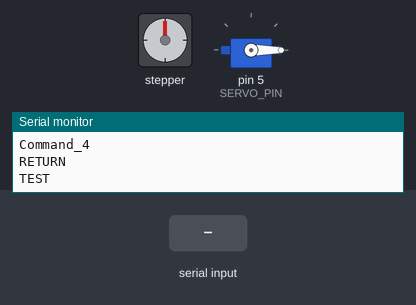
This sketch was run on a simulated Arduino Uno, built with avr-gcc and run on an emulated ATmega328P. Parts: stepper motor, servo, the last lines printed to the serial monitor. Wiring (inferred from the names in the program): stepper motor driver (200 steps per turn assumed): step pin 3; direction pin 2. Inputs (shaded band) come from the test bench.

Above: at 2.2 s.
2.3 s: "Command_1\n" received over Serial
At 4.9 s:
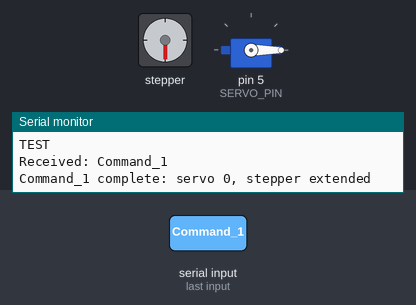
5.2 s: "TEST\n" received over Serial
At 6.5 s:
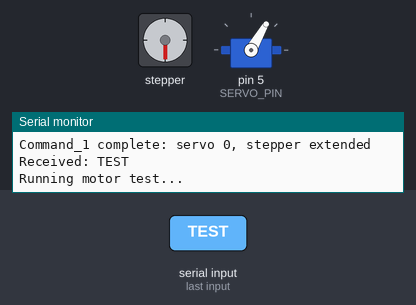
10.7 s: "RETURN\n" received over Serial
13.7 s: "Command_2\n" received over Serial
At 15.1 s:
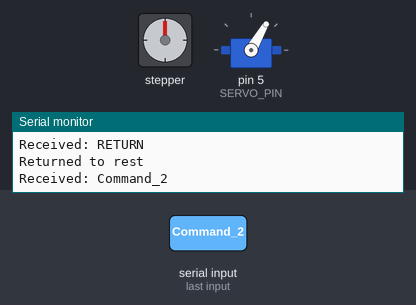
Timing chart, 0 to 16.9 s (numbered marks = the images above; inputs shaded):
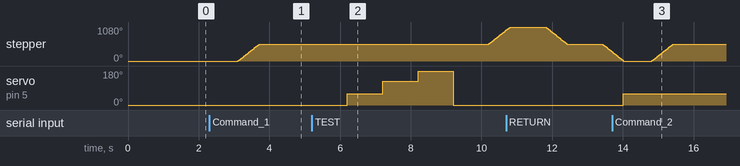

Measured:
- after the input at 2.3 s, stepper: turns 540° clockwise in 0.60 s, starting after 0.81 s
- after the input at 5.2 s, stepper: turns 433° clockwise in 0.48 s, starting after 5.0 s; servo on pin 5 (SERVO_PIN): 0° → 60° after 1.0 s, → 125° 1.0 s later, → 180° 1.0 s later, → 0° 1.0 s later
- after the input at 13.7 s, servo on pin 5 (SERVO_PIN): 0° → 60° after 0.32 s

The sketch:

project_servo_stepper.ino
```cpp
#include <Servo.h>

// -------------------- Pin Definitions --------------------
const int SERVO_PIN = 5;

const int DIR_PIN = 2;
const int STEP_PIN = 3;

// Optional enable pin
const int ENABLE_PIN = 8;
const bool USE_ENABLE_PIN = false;

// -------------------- Servo --------------------
Servo myServo;

// For 270-degree servo
const int SERVO_MIN_US = 500;
const int SERVO_MAX_US = 2500;
const int SERVO_MAX_DEG = 270;

// -------------------- Stepper Settings --------------------
int stepDelayMicros = 1000;

// Change this until one full stepper rotation is correct
const int STEPS_PER_ROTATION = 300;

bool liftExtended = false;

void setup() {
  Serial.begin(9600);

  pinMode(DIR_PIN, OUTPUT);
  pinMode(STEP_PIN, OUTPUT);

  if (USE_ENABLE_PIN) {
    pinMode(ENABLE_PIN, OUTPUT);
    digitalWrite(ENABLE_PIN, LOW);
  }

  myServo.attach(SERVO_PIN);
  moveServoDegrees(0);

  Serial.println("Arduino ready.");
  Serial.println("Commands:");
  Serial.println("Command_1");
  Serial.println("Command_2");
  Serial.println("Command_3");
  Serial.println("Command_4");
  Serial.println("RETURN");
  Serial.println("TEST");

  delay(1000);
}

void loop() {
  if (Serial.available() > 0) {
    String command = Serial.readStringUntil('\n');
    command.trim();

    Serial.print("Received: ");
    Serial.println(command);

    if (command == "Command_1" && liftExtended == false) {
      moveServoDegrees(0);
      delay(800);
      moveStepper(true, STEPS_PER_ROTATION);
      liftExtended = true;
      Serial.println("Command_1 complete: servo 0, stepper extended");
    }

    else if (command == "Command_2" && liftExtended == false) {
      moveServoDegrees(90);
      delay(800);
      moveStepper(true, STEPS_PER_ROTATION);
      liftExtended = true;
      Serial.println("Command_2 complete: servo 90, stepper extended");
    }

    else if (command == "Command_3" && liftExtended == false) {
      moveServoDegrees(180);
      delay(800);
      moveStepper(true, STEPS_PER_ROTATION);
      liftExtended = true;
      Serial.println("Command_3 complete: servo 180, stepper extended");
    }

    else if (command == "Command_4" && liftExtended == false) {
      moveServoDegrees(270);
      delay(800);
      moveStepper(true, STEPS_PER_ROTATION);
      liftExtended = true;
      Serial.println("Command_4 complete: servo 270, stepper extended");
    }

    else if (command == "RETURN" && liftExtended == true) {
      moveStepper(false, STEPS_PER_ROTATION);
      liftExtended = false;
      Serial.println("Returned to rest");
    }

    else if (command == "TEST") {
      runMotorTest();
    }

    else {
      Serial.print("Ignored or unknown command: ");
      Serial.println(command);
    }
  }
}

void moveServoDegrees(int degrees) {
  degrees = constrain(degrees, 0, SERVO_MAX_DEG);

  int pulseWidth = map(degrees, 0, SERVO_MAX_DEG, SERVO_MIN_US, SERVO_MAX_US);

  myServo.writeMicroseconds(pulseWidth);
}

void moveStepper(bool clockwise, int steps) {
  digitalWrite(DIR_PIN, clockwise ? HIGH : LOW);
  delayMicroseconds(50);

  for (int i = 0; i < steps; i++) {
    digitalWrite(STEP_PIN, HIGH);
    delayMicroseconds(stepDelayMicros);

    digitalWrite(STEP_PIN, LOW);
    delayMicroseconds(stepDelayMicros);
  }
}

void runMotorTest() {
  Serial.println("Running motor test...");

  moveServoDegrees(0);
  delay(1000);

  moveServoDegrees(90);
  delay(1000);

  moveServoDegrees(180);
  delay(1000);

  moveServoDegrees(270);
  delay(1000);

  moveServoDegrees(0);
  delay(1000);

  moveStepper(true, STEPS_PER_ROTATION);
  delay(1000);

  moveStepper(false, STEPS_PER_ROTATION);
  delay(1000);

  Serial.println("Motor test complete.");
}
```
